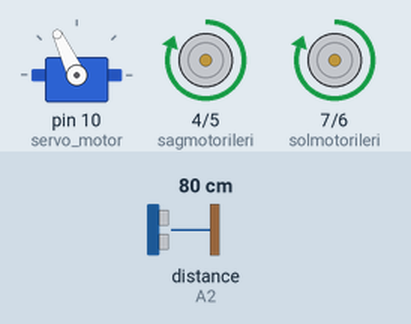
The sketch below on a simulated Arduino Uno, built with avr-gcc and run on an emulated ATmega328P. On the bench: servo, motor-driver pin pairs drawn as motors (green arrow = first pin HIGH = forward, orange = second pin HIGH = backward, longer = more drive). The test bench sets the inputs (shaded band); at power-on: distance to the obstacle (sensor on A2) 80 cm. The echo pulse lasts 58.3 µs per cm.

Above: at 3.9 s.
4.0 s: distance to the obstacle (sensor on A2) set to 22 cm
5.5 s: distance to the obstacle (sensor on A2) set to 18 cm
At 7.1 s:
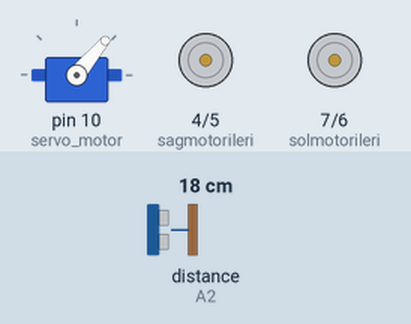
11.5 s: distance to the obstacle (sensor on A2) set to 35 cm
At 12.4 s:
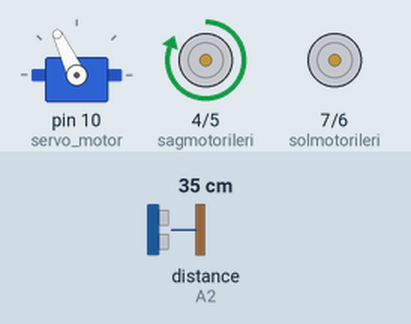
14.1 s: distance to the obstacle (sensor on A2) set to 2 cm
At 16.6 s:
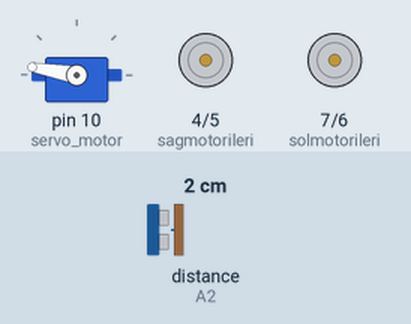
Timing chart, 0 to 18.1 s (numbered marks = the images above; inputs shaded):
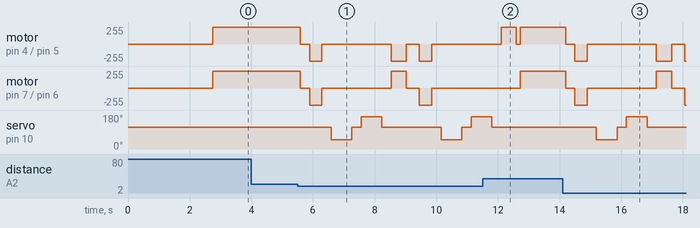

Measured:
- the behaviour switches between 21 and 20 cm on distance to the obstacle (sensor on A2) (found by bisection; images 0 and 1)
- after the input at 4.0 s, every drawn part: stays the same
- after the input at 11.5 s, servo on pin 10 (servo_motor): goes on until 11.8 s, then stays 115°

The sketch:

engellerden_kacan_robot.ino
```cpp
#include <Servo.h>
#include <NewPing.h>

//l298n kontrol pinleri
const int solmotorileri = 7;
const int solmotorgeri = 6;
const int sagmotorileri= 4;
const int sagmotorgeri = 5;

//ultrasonıc sensor pinleri
#define trig_pin A1
#define echo_pin A2

#define maxmesafe 200
boolean goesForward = false; //ileri gitmiyorsa
int mesafe = 100;

NewPing sonar(trig_pin, echo_pin,maxmesafe);
Servo servo_motor;


void setup(){

  pinMode(sagmotorileri, OUTPUT);
  pinMode(solmotorileri, OUTPUT);
  pinMode(solmotorgeri, OUTPUT);
  pinMode(sagmotorgeri, OUTPUT);

  servo_motor.attach(10); //servo motor bağlandığı pin

  servo_motor.write(115);
  delay(2000);
  mesafe = readPing();
  delay(100);
  mesafe = readPing();
  delay(100);
  mesafe = readPing();
  delay(100);
  mesafe = readPing();
  delay(100);
}

void loop(){

  int distanceRight = 0;
  int distanceLeft = 0;
  delay(50);

  if (mesafe <= 20){
    moveStop();
    delay(300);
    moveBackward();
    delay(400);
    moveStop();
    delay(300);
    distanceRight = lookRight();
    delay(300);
    distanceLeft = lookLeft();
    delay(300);

    if (mesafe >= distanceLeft){
      turnRight();
      moveStop();
    }
    else{
      turnLeft();
      moveStop();
    }
  }
  else{
    moveForward();
  }
    mesafe= readPing();
}

int lookRight(){
  servo_motor.write(50);
  delay(500);
  int mesafe = readPing();
  delay(100);
  servo_motor.write(115);
  return mesafe;
}

int lookLeft(){
  servo_motor.write(170);
  delay(500);
  int mesafe = readPing();
  delay(100);
  servo_motor.write(115);
  return mesafe;
  delay(100);
}

int readPing(){
  delay(70);
  int cm = sonar.ping_cm(); //ping göndererek mesafe ogrenme
  if (cm==0){
    cm=250;
  }
  return cm;
}

void moveStop(){

  digitalWrite(sagmotorileri, LOW);
  digitalWrite(solmotorileri, LOW);
  digitalWrite(sagmotorgeri, LOW);
  digitalWrite(solmotorgeri, LOW);
}

void moveForward(){

  if(!goesForward){

    goesForward=true;

    digitalWrite(solmotorileri, HIGH);
    digitalWrite(sagmotorileri, HIGH);

    digitalWrite(solmotorgeri, LOW);
    digitalWrite(sagmotorgeri, LOW);
  }
}

void moveBackward(){

  goesForward=false;

  digitalWrite(solmotorgeri, HIGH);
  digitalWrite(sagmotorgeri, HIGH);

  digitalWrite(solmotorileri, LOW);
  digitalWrite(sagmotorileri, LOW);

}

void turnRight(){

  digitalWrite(solmotorileri, HIGH);
  digitalWrite(sagmotorgeri, HIGH);

  digitalWrite(solmotorgeri, LOW);
  digitalWrite(sagmotorileri, LOW);

  delay(500);

  digitalWrite(solmotorileri, HIGH);
  digitalWrite(sagmotorileri, HIGH);

  digitalWrite(solmotorgeri, LOW);
  digitalWrite(sagmotorgeri, LOW);


}

void turnLeft(){

  digitalWrite(solmotorileri, HIGH);
  digitalWrite(sagmotorileri, HIGH);

  digitalWrite(solmotorileri, LOW);
  digitalWrite(sagmotorgeri, LOW);

  delay(500);

  digitalWrite(solmotorileri, HIGH);
  digitalWrite(sagmotorileri, HIGH);

  digitalWrite(solmotorgeri, LOW);
  digitalWrite(sagmotorgeri, LOW);
}
```
